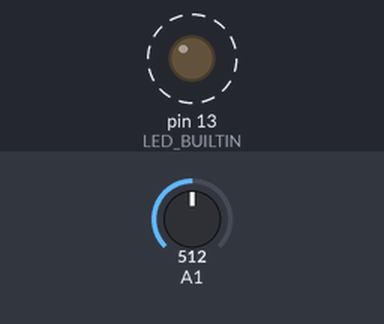
The sketch below on a simulated Arduino Uno, built with avr-gcc and run on an emulated ATmega328P. Parts: output pins drawn as LEDs (lit = HIGH). Dashed ring = blinking. The inputs (shaded band) are chosen by the test bench; at power-on: A1 = 512. What the sketch prints to the serial monitor is not drawn.

Above: at 0.5 s.
Timing chart, 0 to 4.6 s (numbered marks = the images above):
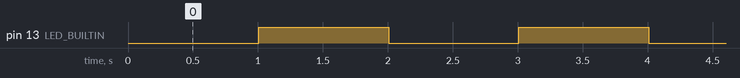

The sketch:

serial_check.ino
```cpp
/*
  C1 step 0: prove the UNO can be programmed and talks to the laptop over USB.
  Upload, then open Tools > Serial Monitor at 9600 baud. You should see a new line
  every second and the onboard "L" LED blinking. If upload fails, see the
  troubleshooting section of docs/USER_GUIDE.md.
*/
void setup() {
  pinMode(LED_BUILTIN, OUTPUT);
  Serial.begin(9600);
  Serial.println(F("# C1 serial check: hello from the UNO"));
}

void loop() {
  static unsigned long n = 0;
  digitalWrite(LED_BUILTIN, n % 2);
  Serial.print(F("# tick "));
  Serial.print(n++);
  Serial.print(F("  A1 (light) raw = "));
  Serial.println(analogRead(A1));
  delay(1000);
}
```

Measured:
- by itself, pin 13 (LED_BUILTIN): alternates HIGH for 1.0 s and LOW for 1.0 s
